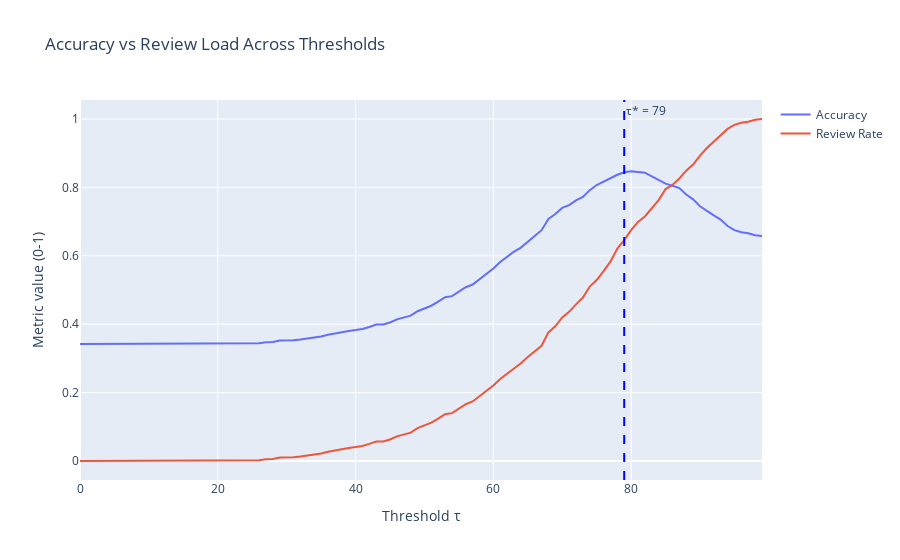

Notebook source saved alongside this figure:
### Markdown cell above
### 3.2 Accuracy–Review Trade-off

This plot illustrates how **system accuracy** and **review rate** change as the decision threshold $ \tau $ varies from 0 to 99.


The dashed vertical line marks the **optimal threshold** $ \tau^* $, where overall utility is maximized.

### Code cell
fig_trade = go.Figure()
fig_trade.add_trace(go.Scatter(
    x=res["tau"], y=res["accuracy"],
    mode="lines",
    name="Accuracy"
))
fig_trade.add_trace(go.Scatter(
    x=res["tau"], y=res["review_rate"],
    mode="lines",
    name="Review Rate"
))
fig_trade.add_vline(
    x=int(best_row["tau"]),
    line_dash="dash",
    line_color="blue",
    annotation_text=f"τ* = {int(best_row['tau'])}"
)
fig_trade.update_layout(
    title="Accuracy vs Review Load Across Thresholds",
    xaxis_title="Threshold τ",
    yaxis_title="Metric value (0-1)"
)
fig_trade.show()

### Figure 1 — Plotly figure (JSON) as saved in the notebook; plotly's stock layout.template omitted (floating-point values rounded to 4 significant figures)
{"data": [{"mode": "lines", "name": "Accuracy", "type": "scatter", "x": [0, 1, 2, 3, 4, 5, 6, 7, 8, 9, 10, 11, 12, 13, 14, 15, 16, 17, 18, 19, 20, 21, 22, 23, 24, 25, 26, 27, 28, 29, 30, 31, 32, 33, 34, 35, 36, 37, 38, 39, 40, 41, 42, 43, 44, 45, 46, 47, 48, 49, 50, 51, 52, 53, 54, 55, 56, 57, 58, 59, 60, 61, 62, 63, 64, 65, 66, 67, 68, 69, 70, 71, 72, 73, 74, 75, 76, 77, 78, 79, 80, 81, 82, 83, 84, 85, 86, 87, 88, 89, 90, 91, 92, 93, 94, 95, 96, 97, 98, 99], "y": [0.342, 0.342, 0.342, 0.342, 0.342, 0.342, 0.342, 0.342, 0.342, 0.342, 0.342, 0.342, 0.342, 0.342, 0.342, 0.342, 0.342, 0.342, 0.342, 0.342, 0.342, 0.343, 0.343, 0.343, 0.343, 0.343, 0.344, 0.347, 0.348, 0.352, 0.352, 0.353, 0.355, 0.358, 0.36, 0.364, 0.369, 0.373, 0.378, 0.38, 0.383, 0.386, 0.392, 0.399, 0.399, 0.405, 0.414, 0.42, 0.425, 0.438, 0.447, 0.454, 0.466, 0.479, 0.482, 0.496, 0.508, 0.516, 0.532, 0.546, 0.563, 0.582, 0.597, 0.612, 0.624, 0.642, 0.658, 0.675, 0.708, 0.722, 0.74, 0.748, 0.762, 0.772, 0.792, 0.807, 0.817, 0.825, 0.837, 0.844, 0.847, 0.845, 0.843, 0.832, 0.821, 0.811, 0.805, 0.798, 0.779, 0.765, 0.745, 0.731, 0.718, 0.706, 0.687, 0.675, 0.669, 0.666, 0.66, 0.658]}, {"mode": "lines", "name": "Review Rate", "type": "scatter", "x": [0, 1, 2, 3, 4, 5, 6, 7, 8, 9, 10, 11, 12, 13, 14, 15, 16, 17, 18, 19, 20, 21, 22, 23, 24, 25, 26, 27, 28, 29, 30, 31, 32, 33, 34, 35, 36, 37, 38, 39, 40, 41, 42, 43, 44, 45, 46, 47, 48, 49, 50, 51, 52, 53, 54, 55, 56, 57, 58, 59, 60, 61, 62, 63, 64, 65, 66, 67, 68, 69, 70, 71, 72, 73, 74, 75, 76, 77, 78, 79, 80, 81, 82, 83, 84, 85, 86, 87, 88, 89, 90, 91, 92, 93, 94, 95, 96, 97, 98, 99], "y": [0.0, 0.0, 0.0, 0.0, 0.0, 0.0, 0.0, 0.0, 0.0, 0.0, 0.0, 0.0, 0.0, 0.0, 0.0, 0.0, 0.0, 0.0, 0.0, 0.0, 0.0, 0.001, 0.001, 0.001, 0.001, 0.001, 0.002, 0.005, 0.006, 0.01, 0.01, 0.011, 0.013, 0.016, 0.018, 0.022, 0.027, 0.031, 0.036, 0.038, 0.041, 0.044, 0.05, 0.057, 0.057, 0.063, 0.072, 0.078, 0.083, 0.096, 0.105, 0.112, 0.124, 0.137, 0.14, 0.154, 0.166, 0.174, 0.19, 0.204, 0.221, 0.24, 0.255, 0.272, 0.286, 0.304, 0.32, 0.337, 0.376, 0.394, 0.42, 0.436, 0.458, 0.478, 0.51, 0.529, 0.555, 0.583, 0.621, 0.646, 0.675, 0.699, 0.715, 0.738, 0.763, 0.795, 0.807, 0.826, 0.849, 0.867, 0.893, 0.915, 0.934, 0.95, 0.971, 0.983, 0.989, 0.992, 0.998, 1.0]}], "layout": {"annotations": [{"showarrow": false, "text": "τ* = 79", "x": 79, "xanchor": "left", "xref": "x", "y": 1, "yanchor": "top", "yref": "y domain"}], "shapes": [{"line": {"color": "blue", "dash": "dash"}, "type": "line", "x0": 79, "x1": 79, "xref": "x", "y0": 0, "y1": 1, "yref": "y domain"}], "title": {"text": "Accuracy vs Review Load Across Thresholds"}, "xaxis": {"title": {"text": "Threshold τ"}}, "yaxis": {"title": {"text": "Metric value (0-1)"}}}}
